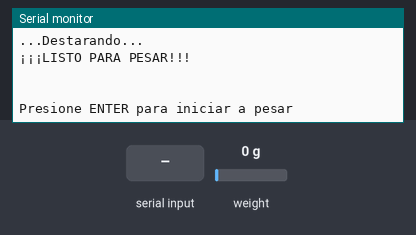
Bench run of a sketch on a simulated Arduino Uno, built with avr-gcc and run on an emulated ATmega328P. Shown: the last lines printed to the serial monitor. The inputs (shaded band) are chosen by the test bench; at power-on: weight on the scale 0 g.

Above: at 6.5 s.
6.6 s: "1" received over Serial
At 8.0 s:
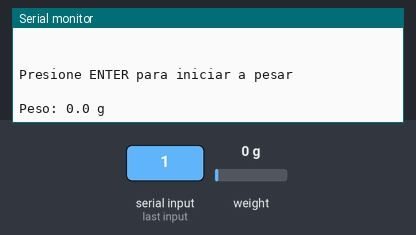
10.3 s: weight on the scale set to 100 g
At 11.6 s:
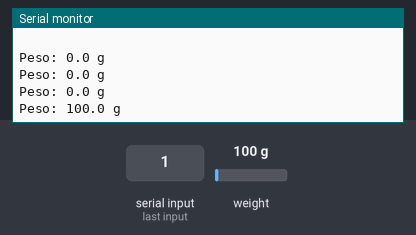
11.8 s: weight on the scale set to 348 g
At 12.9 s:
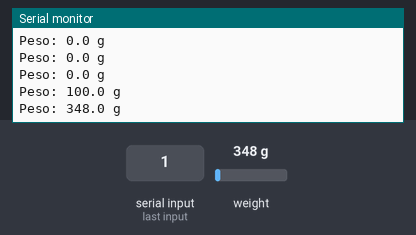
Timing chart, 0 to 14.8 s (numbered marks = the images above; inputs shaded):
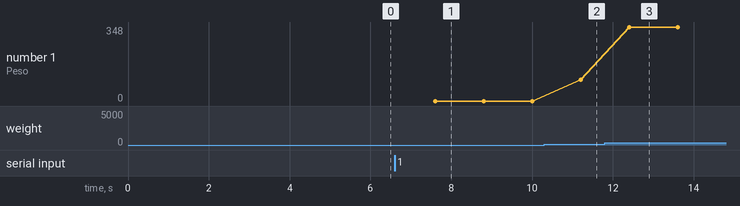

The sketch:

Pesar.ino
```cpp
/*
 * Instrumentación Electrónica _ 2022-01
 * Laboratorio N°1
 * Profesor: Johann F. Osma
 * Asistente: Sanatiago Tovar Perilla
 * Coautora: Juliana Noguera Contreras
 */

//--------------------- LIBRERIAS --------------------
#include "HX711.h"

//--------------------  VARIABLES --------------------
#define DOUT  A1
#define CLK  A0

//-------------- Variables para calibracion ----------
int Peso_conocido = 50;// en gramos | MODIFIQUE PREVIAMENTE CON EL VALOR DE PESO CONOCIDO!!!
int cantidad_pesos_calibracion = 0;

//-------------- Variable de confirmacion ------------
String confirmar = "";
String input = "";

float Escala0_300 = -817.42;
float Escala300_700 = -804.13;
float Escala700_1000 = -806.86;

HX711 balanza(DOUT, CLK);

void setup() {
  Calibracion();
  Serial.println(" ");
  Serial.println("¡¡¡LISTO PARA PESAR!!!");
  Serial.println(" ");
  Serial.println(" ");
  Serial.println("Presione ENTER para iniciar a pesar");
  while (Serial.available() == 0)   {}
  confirmar = Serial.read(); //Obtener confirmacion.
  Serial.println(" ");
}

void loop() {
  float peso = balanza.get_units(10); // Entrega el peso actualmente medido en gramos
  if(peso<0) peso = peso*-1;
  if(peso<1000){
    if(peso<298){
      balanza.set_scale(Escala0_300);
    }else if(peso<698){
      balanza.set_scale(Escala300_700);
    }else{
      balanza.set_scale(Escala700_1000);
    }
    Serial.print("Peso: ");
    Serial.print(peso, 1);
    Serial.println(" g");
    delay(200);
  }
}

// FUNCIONES

//Función de Calibración: Permite calibrar la medida de la balanza según un peso de calibración conocido
void Calibracion(void)
{
  Serial.begin(9600);
  Serial.println("~ CALIBRACIÓN DE LA BALANZA ~");
  Serial.println(" ");
  delay(200);
  Serial.println("Procesando escalas");
  Serial.println(" ");
  balanza.set_scale(Escala0_300);
  balanza.tare(50);  //El peso actual es considerado "Tara". Se toman 20 mediciones del peso actual
  delay(500);
  Serial.print("...Destarando...");
}
```

Measured:
- after the input at 6.6 s, the serial monitor: prints a new line after 1.0 s (image 1)
- after the input at 10.3 s, the serial monitor: prints a new line after 0.90 s (image 2)
- after the input at 11.8 s, the serial monitor: prints a new line after 0.60 s (image 3)
- plotted number 1: 0 → 100 after the input at 10.3 s, 100 → 348 after the input at 11.8 s
